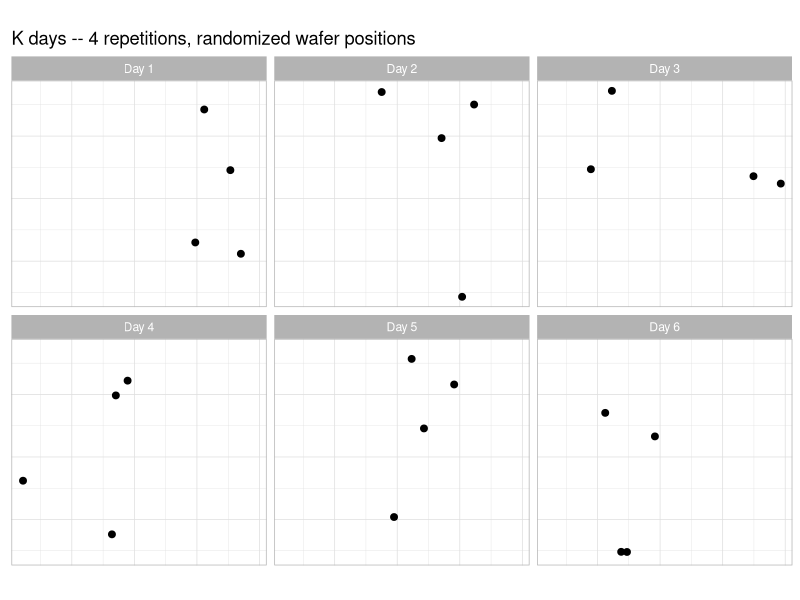

The R source for this figure:
## ---- chunk 1
#| code-fold: true
#| label: fig-mpc-data-collection-schedule
#| fig-cap: "Illustration of a 2-level measurement design: 4 repetitions per day, randomized across positions on a wafer, over K days"
#| message: false
library(tidyverse)

set.seed(20240613)
K_mpc122 <- 6
positions_mpc122 <- expand_grid(day = seq_len(K_mpc122), rep = 1:4) |>
  mutate(
    angle = runif(n(), 0, 2 * pi),
    radius = sqrt(runif(n(), 0, 1))
  )

ggplot(positions_mpc122, aes(radius * cos(angle), radius * sin(angle))) +
  geom_point(size = 2) +
  coord_equal() +
  facet_wrap(~day, labeller = labeller(day = ~ paste("Day", .))) +
  labs(x = NULL, y = NULL, title = "K days -- 4 repetitions, randomized wafer positions") +
  theme_light() +
  theme(axis.text = element_blank(), axis.ticks = element_blank())
